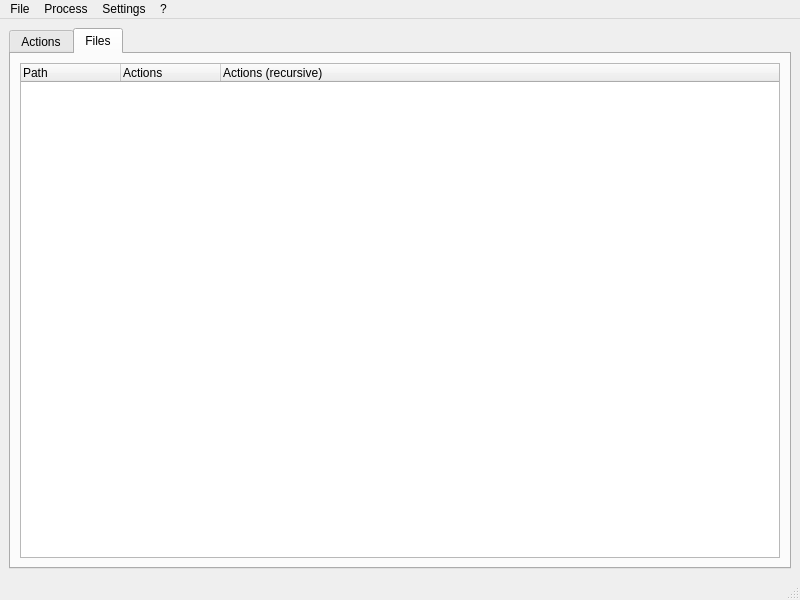
<?xml version="1.0" encoding="UTF-8"?>
<ui version="4.0">
 <class>MainWindow</class>
 <widget class="QMainWindow" name="MainWindow">
  <property name="geometry">
   <rect>
    <x>0</x>
    <y>0</y>
    <width>800</width>
    <height>600</height>
   </rect>
  </property>
  <property name="windowTitle">
   <string notr="true">jdProcessFileWatcher</string>
  </property>
  <widget class="QWidget" name="centralwidget">
   <layout class="QVBoxLayout" name="verticalLayout">
    <item>
     <widget class="QTabWidget" name="tab_widget">
      <property name="currentIndex">
       <number>1</number>
      </property>
      <property name="documentMode">
       <bool>false</bool>
      </property>
      <widget class="QWidget" name="tab">
       <attribute name="title">
        <string>Actions</string>
       </attribute>
       <layout class="QVBoxLayout" name="actions_table_layout">
        <property name="leftMargin">
         <number>0</number>
        </property>
        <property name="topMargin">
         <number>0</number>
        </property>
        <property name="rightMargin">
         <number>0</number>
        </property>
        <property name="bottomMargin">
         <number>0</number>
        </property>
       </layout>
      </widget>
      <widget class="QWidget" name="tab_2">
       <attribute name="title">
        <string>Files</string>
       </attribute>
       <layout class="QVBoxLayout" name="file_tree_layout">
        <item>
         <widget class="QTreeWidget" name="file_tree">
          <property name="columnCount">
           <number>3</number>
          </property>
          <column>
           <property name="text">
            <string>Path</string>
           </property>
          </column>
          <column>
           <property name="text">
            <string>Actions</string>
           </property>
          </column>
          <column>
           <property name="text">
            <string>Actions (recursive)</string>
           </property>
          </column>
         </widget>
        </item>
       </layout>
      </widget>
     </widget>
    </item>
   </layout>
  </widget>
  <widget class="QMenuBar" name="menubar">
   <property name="geometry">
    <rect>
     <x>0</x>
     <y>0</y>
     <width>800</width>
     <height>21</height>
    </rect>
   </property>
   <widget class="QMenu" name="menuFile">
    <property name="title">
     <string>File</string>
    </property>
    <widget class="QMenu" name="menuAttach_Process">
     <property name="title">
      <string>Attach Process</string>
     </property>
     <addaction name="attach_process_select_action"/>
     <addaction name="attach_process_pid_action"/>
    </widget>
    <addaction name="run_command_action"/>
    <addaction name="run_program_action"/>
    <addaction name="separator"/>
    <addaction name="menuAttach_Process"/>
    <addaction name="separator"/>
    <addaction name="load_strace_log_action"/>
    <addaction name="separator"/>
    <addaction name="export_action"/>
    <addaction name="separator"/>
    <addaction name="exit_action"/>
   </widget>
   <widget class="QMenu" name="menuSettings">
    <property name="title">
     <string>Settings</string>
    </property>
    <addaction name="settings_action"/>
   </widget>
   <widget class="QMenu" name="aboutMenu">
    <property name="title">
     <string notr="true">?</string>
    </property>
    <addaction name="show_welcome_dialog_action"/>
    <addaction name="separator"/>
    <addaction name="view_source_action"/>
    <addaction name="report_bug_action"/>
    <addaction name="translate_action"/>
    <addaction name="donate_action"/>
    <addaction name="separator"/>
    <addaction name="about_action"/>
    <addaction name="about_qt_action"/>
   </widget>
   <widget class="QMenu" name="menu">
    <property name="title">
     <string>Process</string>
    </property>
    <addaction name="terminate_process_action"/>
    <addaction name="kill_process_action"/>
   </widget>
   <addaction name="menuFile"/>
   <addaction name="menu"/>
   <addaction name="menuSettings"/>
   <addaction name="aboutMenu"/>
  </widget>
  <widget class="QStatusBar" name="statusbar"/>
  <action name="run_command_action">
   <property name="text">
    <string>Run Command</string>
   </property>
  </action>
  <action name="run_program_action">
   <property name="text">
    <string>Run Program</string>
   </property>
  </action>
  <action name="load_strace_log_action">
   <property name="text">
    <string>Load strace log</string>
   </property>
  </action>
  <action name="exit_action">
   <property name="text">
    <string>Exit</string>
   </property>
  </action>
  <action name="settings_action">
   <property name="text">
    <string>Settings</string>
   </property>
  </action>
  <action name="show_welcome_dialog_action">
   <property name="text">
    <string>Show welcome dialog</string>
   </property>
  </action>
  <action name="about_action">
   <property name="text">
    <string>About</string>
   </property>
  </action>
  <action name="about_qt_action">
   <property name="text">
    <string>About Qt</string>
   </property>
  </action>
  <action name="view_source_action">
   <property name="text">
    <string>View Source</string>
   </property>
  </action>
  <action name="report_bug_action">
   <property name="text">
    <string>Report Bug</string>
   </property>
  </action>
  <action name="translate_action">
   <property name="text">
    <string>Translate</string>
   </property>
  </action>
  <action name="donate_action">
   <property name="text">
    <string>Donate</string>
   </property>
  </action>
  <action name="terminate_process_action">
   <property name="text">
    <string>Terminate</string>
   </property>
  </action>
  <action name="kill_process_action">
   <property name="text">
    <string>Kill</string>
   </property>
  </action>
  <action name="attach_process_select_action">
   <property name="text">
    <string>Select</string>
   </property>
  </action>
  <action name="attach_process_pid_action">
   <property name="text">
    <string>Enter PID</string>
   </property>
  </action>
  <action name="export_action">
   <property name="text">
    <string>Export</string>
   </property>
  </action>
 </widget>
 <resources/>
 <connections/>
</ui>
